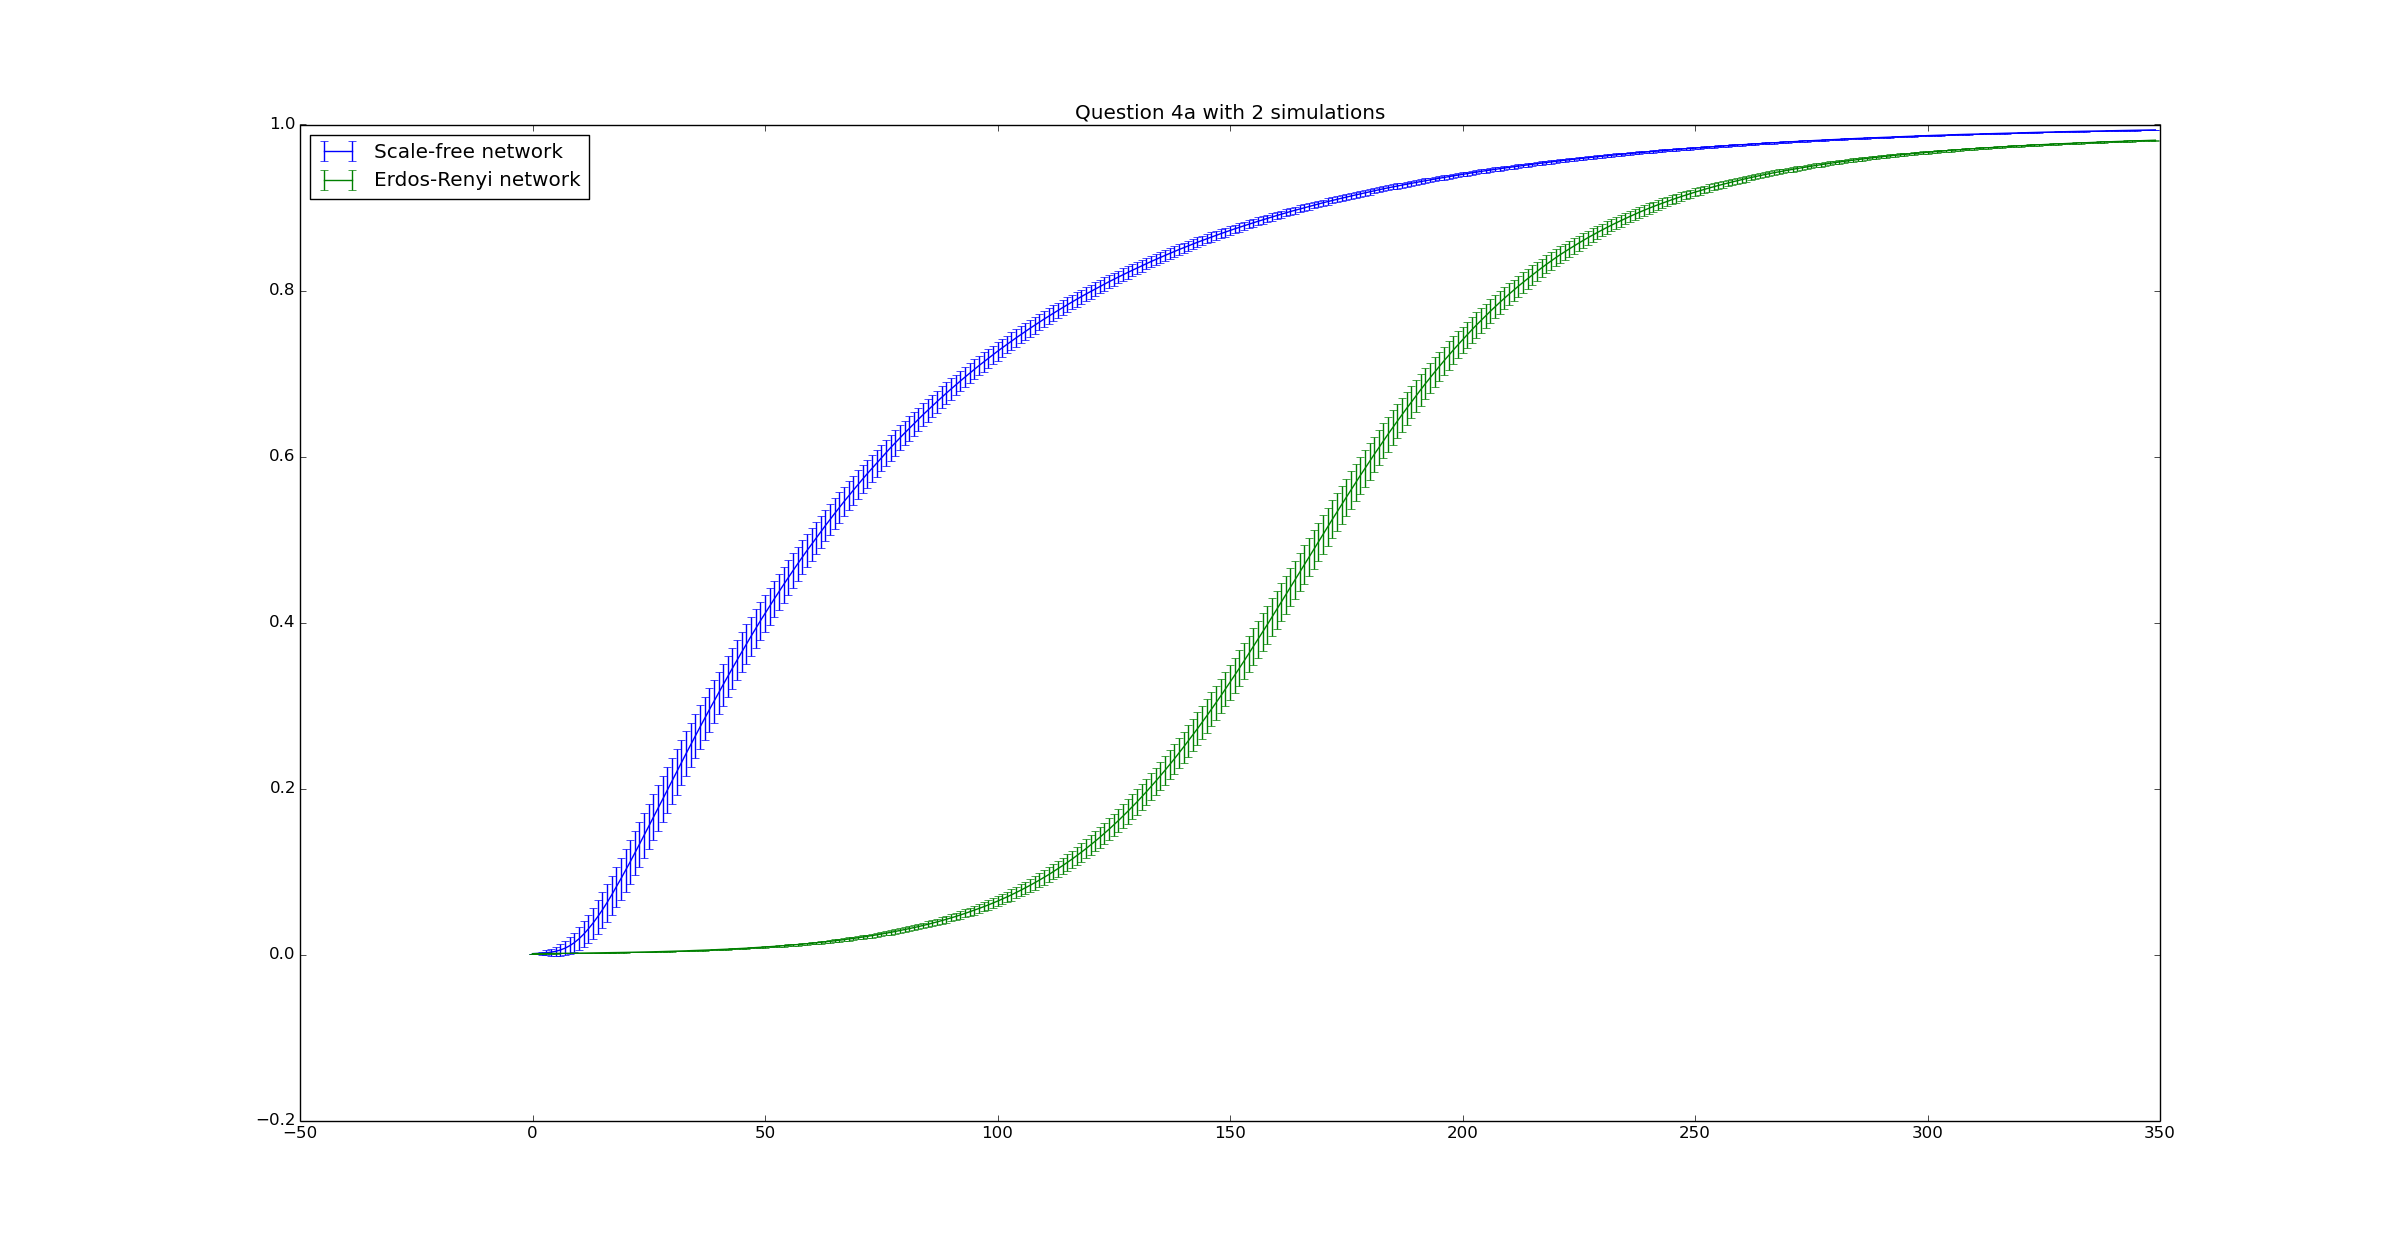

Write the Python code that produced this figure.
import networkx as nx
import matplotlib.pyplot as plt
import numpy as np
import math as Math
import random

import Question1 as Erdos

class erdos:

    def __init__(self, N, i, k, prevalence, repeat):

        self.N = N
        self.i = i
        self.k = k
        self.e = 2.5

        self.prevalence = prevalence
        self.repeat = repeat

        self.t = 0

        self.createGraph()

    def createGraph(self):
        """ Calculate the basic data for the graph """
        """ Generate everything for the scale free network """

        # Create a graph with degrees following a power law distribution

        s = []

        count = 0

        while len(s) < self.N:
            nextval = int(nx.utils.powerlaw_sequence(int(self.k), self.e)[0])
            
            if nextval != 0:
                count += nextval
                s.append(nextval)
                
        # s scaled and rounded such that the average degree equals k
        s = s / np.mean(s) * self.k
        s = np.around(s).astype(int)

        # Sum of degrees must be even. I added one edge to the first node to fix this
        if sum(s) % 2:
            s[0] += 1
            
        G = nx.configuration_model(s)
        G = nx.Graph(G)
           
        # Remove self-loops
        G.remove_edges_from(G.selfloop_edges())
            
        self.G = G
        
        self.generateInfected()
        
        
    def generateInfected(self):
        """ Generate infected nodes """
        
        # Infect 0.01% of the vertices, random
        nrinfected = int(float(self.N)*float(0.001))
        infected = random.sample(xrange(0, self.N), nrinfected)

        self.infected = np.zeros((self.N,), dtype=np.int)

        for val in infected:
            self.infected[infected] = 1

    def step(self, t):
        """ Do the calculation for this time step """

        self.t = t

        # Make a copy of self.infected to make sure that only vertexes that
        # were already infected can infect other vertexes in this step.
        infected = np.copy(self.infected)

        for j in xrange(0, self.N):

            # If the current node is not infected, we dont have to check this one
            if (not self.infected[j]):
                continue

            neighbors = nx.all_neighbors(self.G, j)

            # Loop through all the neighbors, and count infected
            for neighbor in neighbors:

                if (infected[neighbor] == 0):
                    self.checkInfected(neighbor)

    def calcPrevalence(self):
        """ Calculate the prevalence """

        self.prevalence[self.t][self.repeat] = sum(self.infected)/float(self.N)

    def checkInfected(self, vertex):
        """ Check if the given vertex is infected in the next timestep """

        if (random.random() <= self.i):
            self.infected[vertex] = 1

    def getStats(self):
        """ Get back the prevalence """
        return self.prevalence


def printGraph(prevalence, tTotal, repeat, label, stepsize = 10):
    """ Add the errorbarplot for this simulation to the figure """

    x = np.arange(0, tTotal, stepsize)
    y = np.empty([int(tTotal/stepsize)], dtype=float)
    std = np.empty([int(tTotal/stepsize)], dtype=float)

    j = 0

    # calculate the averages for each step
    for i in xrange(0, tTotal):

        if (i % stepsize == 0):
            step = prevalence[i]
            y[j] = np.average(step)

            # I enabled this print and set the tTotal to 2 to get the answer
            # for 1e. 
            #print y[j]

            std[j] = np.std(step)
            j += 1

    # plot the errorbar
    plt.errorbar(x, y, yerr=std, label=label)


def runSim(tTotal, repeat, N, i, k):
    """ Run the simulation with the given settings"""

    # Make an array to save the data
    prevalence = np.ndarray(shape=(tTotal, repeat), dtype=float)

    for j in xrange(0, repeat):

        print str(j+1) + '/' + str(repeat)

        graph = erdos(N, i, k, prevalence, j)

        # Save the prevalence of step 0
        graph.calcPrevalence()

        for l in xrange(1, tTotal):
            graph.step(l)
            graph.calcPrevalence()

        prevalence = graph.getStats()

    return prevalence

def main():

    tTotal = 350
    repeat = 25

    # Run the two given simulations
    print 'Running simulation 1/2'
    sim1 = runSim(tTotal, repeat, 10**5, 0.01, 5.0)
    print 'Running simulation 2/2'
    sim2 = Erdos.runSim(tTotal, repeat, 10**5, 0.01, 5.0)

    plt.figure()

    printGraph(sim1, tTotal, repeat, "Scale-free network", stepsize=1)
    printGraph(sim2, tTotal, repeat, "Erdos-Renyi network", stepsize=1)

    plt.legend(loc=2)

    plt.title("Question 4a with 2 simulations")

    print """ The figure shows the Erdos-Renyi and scale-free network simulation for <k>=5, i=0.1 and N=10^5. Every simulation is simulated with """ + str(tTotal) + """ steps and this is repeated
    """ + str(repeat) + """ times. """

    plt.show()


if __name__ == "__main__":
    main()
